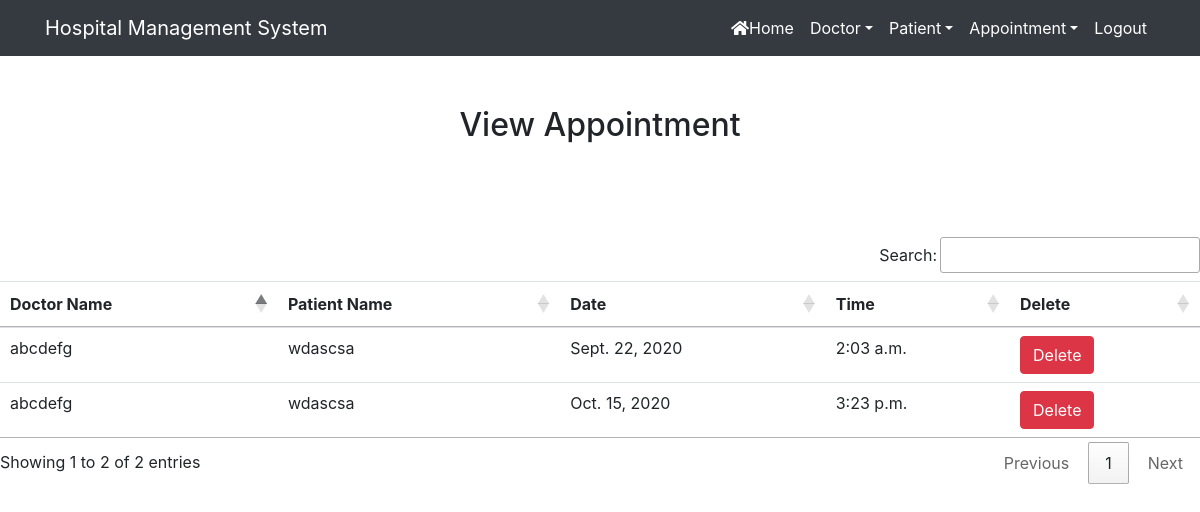
The page /view_appointment/ (signed in) on the database its author committed.
### hospital/models.py (models this page shows, shortened)
class Appointment(models.Model):
    doctor=models.ForeignKey(Doctor,on_delete=models.CASCADE)
    patient=models.ForeignKey(Patient,on_delete=models.CASCADE)
    date1=models.DateField()
    time1=models.TimeField()

class Doctor(models.Model):
    name=models.CharField(max_length=50)
    mobile=models.IntegerField()
    special=models.CharField(max_length=50)
    def __str__(self):
        return self.name

class Patient(models.Model):
    name=models.CharField(max_length=50)
    gender=models.CharField(max_length=10)
    mobile=models.IntegerField(null=True)
    address=models.CharField(max_length=150)
    def __str__(self):
        return self.name

### hospital/views.py (the view)
# urls.py: path('view_appointment/',View_Appointment,name='view_appointment'),
def View_Appointment(request):
    if not request.user.is_staff:
        return redirect('login')
    appoint=Appointment.objects.all()
    d={'appoint':appoint}
    return render(request,'view_appointment.html',d)

### hospital/templates/view_appointment.html (shortened to what this page needs)
{%extends 'navigation.html'%}
{%load static%}
{% block body%}
<div class="container" style="margin-top: 50px;">
    <h2 class="text-center">View Appointment<h2>
            <br><br>
</div>
<table class="table table-hover" id="example">
    <thead>
        <tr>
            <th>Doctor Name</th>
            <th>Patient Name</th>
            <th>Date</th>
            <th>Time</th>
            <th>Delete</th>
        </tr>
    </thead>
    <tbody>
        {% for i in appoint %}
        <tr>
            <td>{{i.doctor}}</td>
            <td>{{i.patient}}</td>
            <td>{{i.date1}}</td>
            <td>{{i.time1}}</td>
            <td><a href="{% url 'delete_appointment' i.id %}" onclick="return confirm('Are u really want to delete?')" class="btn btn-danger">Delete</a></td>
        </tr>
        {%endfor%}
    </tbody>
</table>
 {% endblock %}}

### hospital/templates/navigation.html (shortened to what this page needs)
<!DOCTYPE html>
<html lang="en">
<head>
    {% load static %}
    <link rel="stylesheet" href="https://maxcdn.bootstrapcdn.com/bootstrap/4.3.1/css/bootstrap.min.css">
    <link rel="stylesheet" href="https://use.fontawesome.com/releases/v5.6.3/css/all.css"
>
</head>
<link rel="stylesheet" type="text/css" href="{% static 'css/mystyle.css' %}">
  <link rel="stylesheet" href="https://cdn.datatables.net/1.10.22/css/jquery.dataTables.min.css">
  <link rel="stylesheet" href="https://cdn.datatables.net/buttons/1.6.4/css/buttons.dataTables.min.css">
</head>
<nav class="navbar navbar-expand-sm bg-dark navbar-dark">
    <div class="container">
        <a href="{% url 'home' %}" class="navbar-brand">Hospital Management System</a>
        <div class="collapse navbar-collapse" id="myMenu">
            <ul class="navbar-nav text-center ml-auto">
                {% if request.user.is_staff %}
                <li class="nav-item"><a class="nav-link" href="{% url 'home' %}"><i class="fa fa-home"
                            aria-hidden="true"></i>Home</a></li>
                <li class="nav-item dropdown"><a class="nav-link dropdown-toggle" data-toggle="dropdown"
                        href="#">Doctor</a>
                </li>
                <li class="nav-item dropdown"><a class="nav-link dropdown-toggle" data-toggle="dropdown"
                        href="#">Patient</a>
                </li>
                <li class="nav-item dropdown"><a class="nav-link dropdown-toggle" data-toggle="dropdown"
                        href="#">Appointment</a>
                </li>
                <li class="nav-item"><a class="nav-link" href="{% url 'logout' %}">Logout</a></li>
                {% endif %}
            </ul>
        </div>
    </div>
</nav>
{% block body%}
{% endblock %}
<body>
</body>
</html>

### hospital/static/css/mystyle.css (style rules this page uses)
.nav-link { color:white !important; }

### rows shown on the page
Appointment: doctor "abcdefg", patient "wdascsa", date1 "Sept. 22, 2020", time1 "2:03 a.m."
Appointment: doctor "abcdefg", patient "wdascsa", date1 "Oct. 15, 2020", time1 "3:23 p.m."
